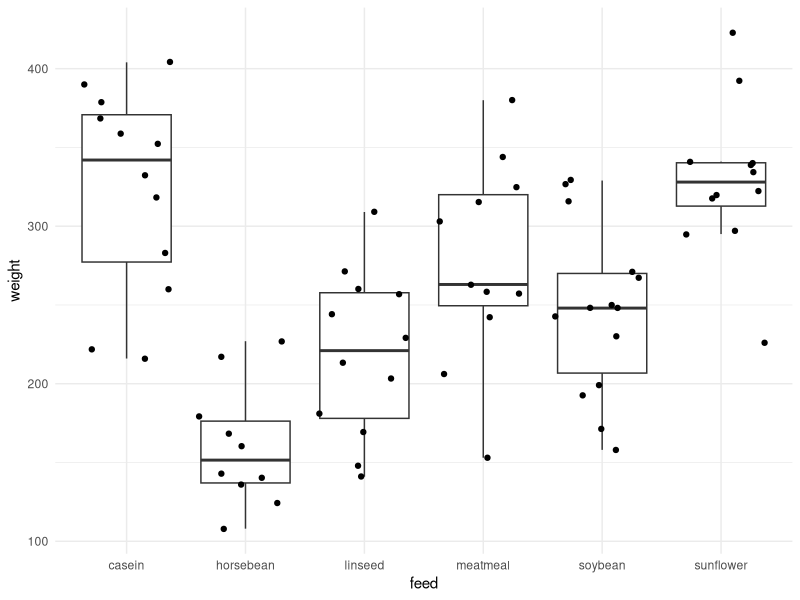
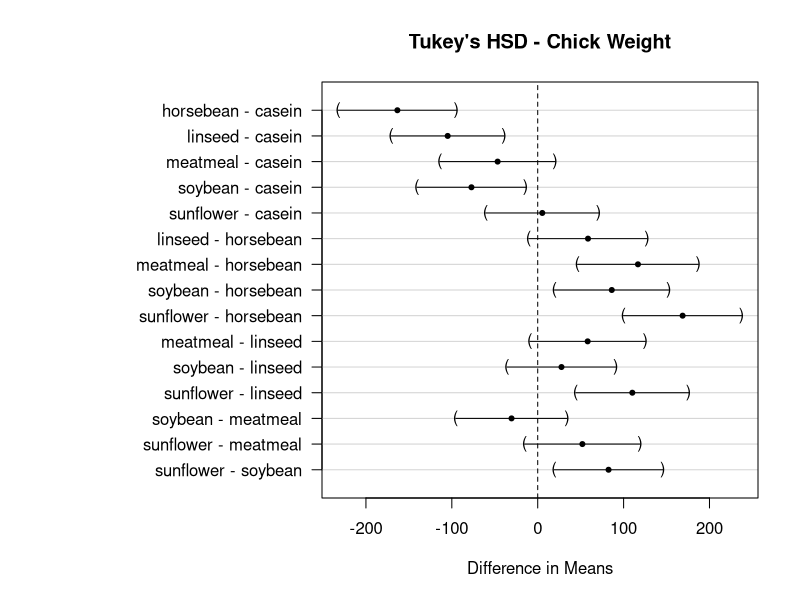

Write R code to recreate these figures, in order.
# Part 1: Analysis of variance
# Is weight independent from feed?

library(tidyverse)
View(chickwts)
?chickwts

ggplot(chickwts, aes(x = feed, 
                     y = weight)) + 
  geom_boxplot(outlier.shape = NA) + 
  geom_jitter() +
  theme_minimal()

model <- aov(weight ~ feed, data = chickwts)
summary(model)

?TukeyHSD
TukeyHSD(model)


# Part 2: Tukey Test -- ONLY IF null hypothesis is rejected 
# Load Tukey Test library
library(multcomp)

# Run Tukey Test on model variable
tukey_result <-glht(model, linfct = mcp(feed = "Tukey"))
summary(tukey_result)


# Bonus Visualization
# Visualize Tukey Results
old_par <- par(mar = c(5, 16, 4, 2) + 0.1) # left y axis tick fix

# code for visualization
plot(tukey_result, main="Tukey's HSD - Chick Weight", xlab="Difference in Means")

# left y axis tick fix
par(old_par)
